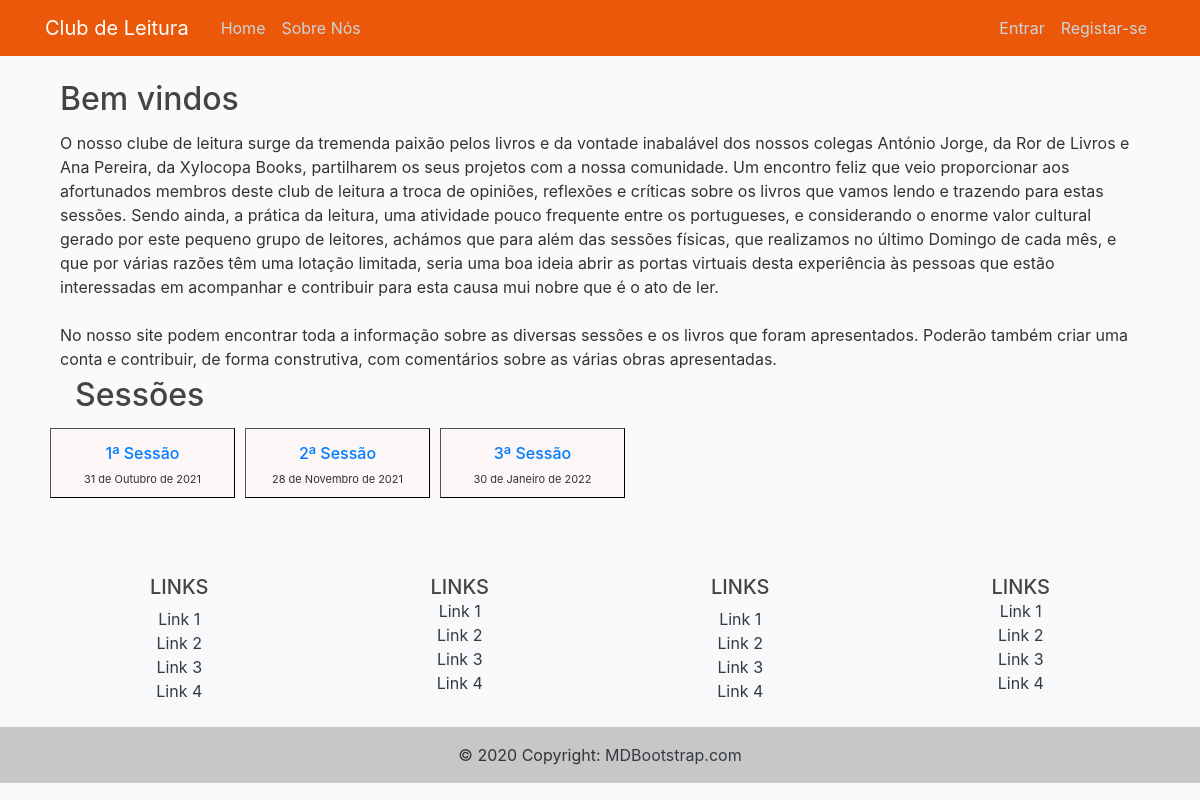
The app's page /, older data.
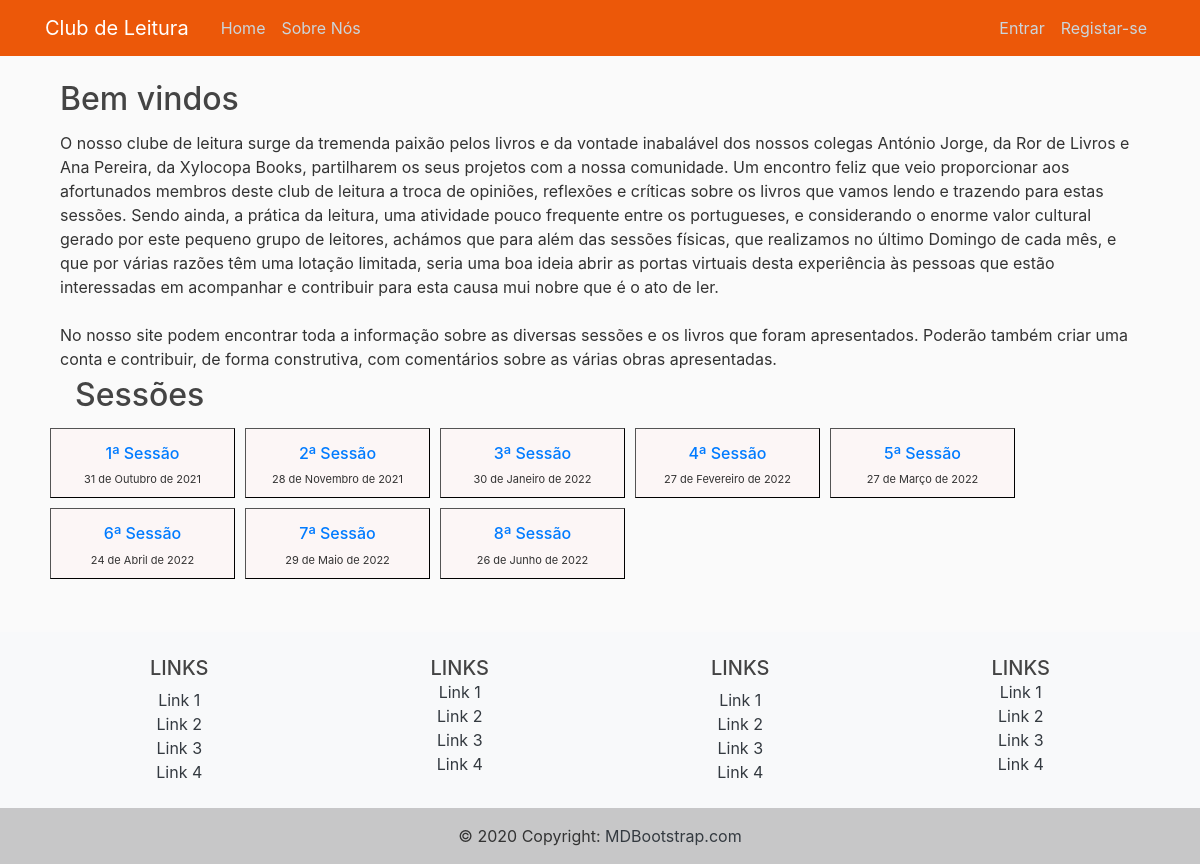
The same page, newer data.
### books/models.py (models this page shows, shortened)
class Sessoes(models.Model):
    title = models.CharField(max_length=100)
    sessao_date = models.DateField()

### books/views.py (the view)
# urls.py: path('', views.IndexView.as_view(), name='index'),
class IndexView(generic.ListView):
    template_name = 'books/index.html'
    model = Sessoes
    context_object_name = 'displaybook'
    def get_queryset(self):
        return Sessoes.objects.order_by('sessao_date')[:12]

### books/templates/books/index.html
{% extends "books/base.html" %}
{% load static %}
{% block content %}
<div class="col-12">
    <h2 class="text-left">Bem vindos</h2>
</div>
<div class="container">
    <div class="row" justify-content-start>
        <div class="col-md-12">
            <p>O nosso clube de leitura surge da tremenda paixão pelos livros e da vontade inabalável dos nossos colegas
            António Jorge, da Ror de Livros e Ana Pereira, da Xylocopa Books, partilharem os seus projetos com a nossa comunidade.
            Um encontro feliz que veio proporcionar aos afortunados membros deste club de leitura a troca de opiniões, reflexões e
            críticas sobre os livros que vamos lendo e trazendo para estas sessões. Sendo ainda, a prática da leitura, uma atividade
            pouco frequente entre os portugueses, e considerando o enorme valor cultural gerado por este pequeno grupo de leitores,
            achámos que para além das sessões físicas, que realizamos no último Domingo de cada mês, e que por várias razões têm uma
            lotação limitada, seria uma boa ideia abrir as portas virtuais desta experiência às pessoas que estão interessadas em
            acompanhar e contribuir para esta causa mui nobre que é o ato de ler.
            <br><br>
            No nosso site podem encontrar toda a informação sobre as diversas sessões e os livros que foram apresentados.
            Poderão também criar uma conta e contribuir, de forma construtiva, com comentários sobre as várias obras apresentadas.
            </p>
        </div>
    </div>
    <div class="col-12">
        <h2 class="text-left">Sessões</h2>
    </div>
    <div class="row" justify-content-start>
        {% if displaybook %}
            {% for c in displaybook %}
            <div class="col-md-2 book margens">
                    <h6><a href="{% url 'book:detalhe' c.id %}"> {{ c.title }}</a></h6>
                    <p style="font-size:11px">{{ c.sessao_date }}</p>
            </div>
            {% endfor %}
        {% else %}
            <p>Não há sessões</p>
        {% endif %}
    </div>
</div>
{% endblock content %}

Row changes from the older to the newer data that the page shows:
added Sessoes: title "4ª Sessão", sessao_date "27 de Fevereiro de 2022"
added Sessoes: title "5ª Sessão", sessao_date "27 de Março de 2022"
added Sessoes: title "6ª Sessão", sessao_date "24 de Abril de 2022"
added Sessoes: title "7ª Sessão", sessao_date "29 de Maio de 2022"
added Sessoes: title "8ª Sessão", sessao_date "26 de Junho de 2022"
